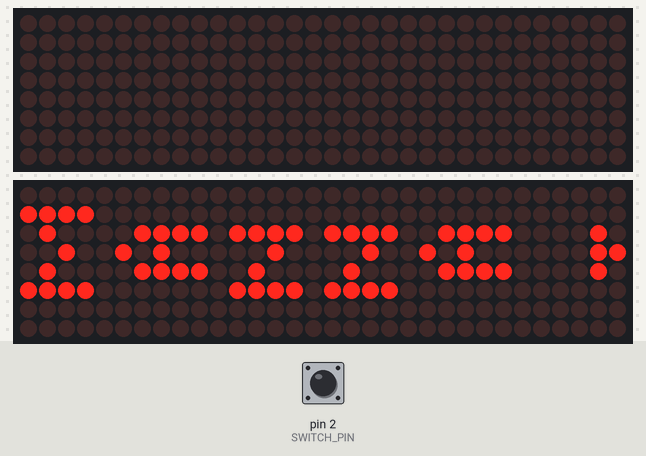
Simulated run of this sketch. Board: Arduino Uno, built with avr-gcc and run on an emulated ATmega328P. On the bench: 2 × 32×8 LED matrix. The test bench sets the inputs (shaded band); at power-on: pin 2 (SWITCH_PIN) HIGH. What the sketch prints to the serial monitor is not drawn.

Above: at 2.2 s.
2.3 s: pin 2 (SWITCH_PIN) pulsed LOW 2 times (0.12 s each, 0.3 s apart)
At 5.1 s:
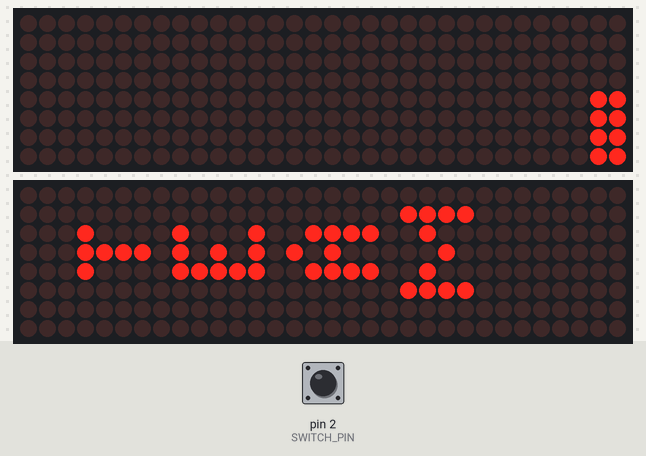
5.2 s: pin 2 (SWITCH_PIN) pulled LOW for 3.2 s
At 8.92 s:
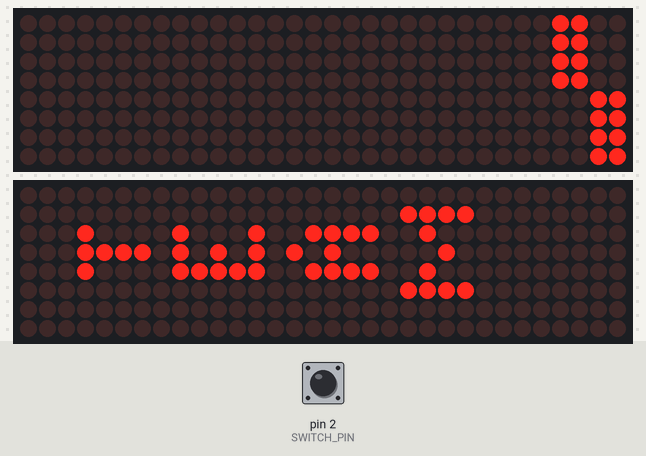
9.0 s: pin 2 (SWITCH_PIN) pulled LOW for 0.15 s
At 12.5 s:
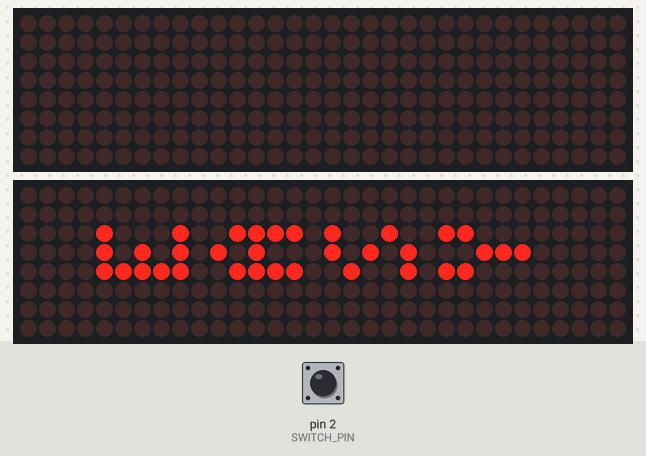
12.7 s: pin 2 (SWITCH_PIN) pulled LOW for 0.15 s
At 14.5 s:
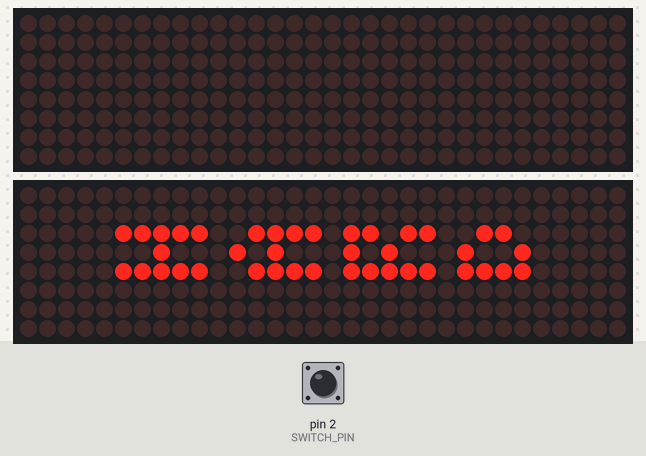
Timing chart, 0 to 15.8 s (numbered marks = the images above; inputs shaded):
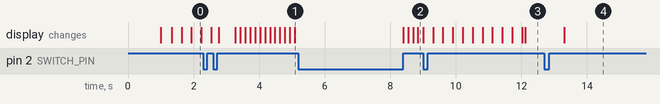

The sketch:

StackerGame.ino
```cpp
//Código original obtido de AdaaamB, modificado para melhor apresentação.
//Necessita da Font5x3.h para ser utilizado

#include <MD_MAX72xx.h>
#include <MD_Parola.h>
#include <SPI.h>
#include <OneButton.h>
#include "Font5x3.h"

// Use a button to transfer between transformations or just do it on a timer basis
#define USE_SWITCH_INPUT  1
#define SWITCH_PIN  2 // switch pin if enabled - active LOW
OneButton button(2, true); // escolher qual será o pino do botão

// We always wait a bit between updates of the display
static int DELAYTIME = 150;  // in milliseconds

// Define the number of devices we have in the chain and the hardware interface
#define HARDWARE_TYPE MD_MAX72XX::ICSTATION_HW
#define MAX_DEVICES   4
#define CLK_PIN   13  // or SCK
#define DATA_PIN  11  // or MOSI
#define CS_PIN    10  // or SS

//int difficulty = 0;

int dir = 1, prevX = 0, curX = 0, curY = 0, difficulty = 0, len = 3, prevLen = 3, inProgress = 0, isStart = 1, btnActive = 1, btnDelay = 300, verifica = 1;
uint32_t btnLimit = 0;
boolean btnLastState = HIGH;

MD_MAX72XX mx = MD_MAX72XX(HARDWARE_TYPE, CS_PIN, MAX_DEVICES);
MD_Parola P = MD_Parola(HARDWARE_TYPE, CS_PIN, MAX_DEVICES);

void doStacker()
{
  static uint32_t lastTime = 0;
  if (millis() - lastTime >= DELAYTIME)
  {
    if (curX == 0 || curX == 7 + len - 1) dir = !dir; //if almost off the board, reverse the direction.
    curX = (dir == 0) ? curX + 1 : curX - 1; //if dir is 0, move right, else move left.
    int removePoint = (dir == 0) ? curX - len : curX + 1; //set removePoint to remove trailing point depending on direction.
    mx.setPoint(removePoint, curY, false); //remove the trail.
    mx.setPoint(removePoint, curY + 1, false);

    for (int i = 0; i < len; i++) { //repeat for len to make the trail.
      mx.setPoint(curX - i, curY, true); //turn the point on.
      mx.setPoint(curX - i, curY + 1, true);
    }

    lastTime = millis();
    verifica = 1;
  }
}

void hitButton() {
  if (isStart) { //if it's the first button press of the game.
    if (curX > 7) { //if curX is off the left side of the screen.
      len = abs(len - (curX - 7)); //set len to be the current len minus the difference between curX and 7.
      curX = curX - (curX - 7); //set curX to be curX minus the difference between curX and 7.
    } else if (curX < 2) { //if curX is less than 2, at least 1 point is off the right side of the screen.
      len = (curX == 0) ? 1 : 2; //if curX is 0, set length to be 1, else set it to be 2.
    }
    prevX = curX; //set prevX so no more calculations are done.
    isStart = 0; //no longer the first button press of the game.
  }

  if (prevX != curX && prevX - prevLen != curX - len) { //if prevX and curX are different, or if prevX - prevLen are different to curX - len -- this is for when we do len--.
    len = (prevX < curX) ? len - abs(curX - prevX) : prevLen - abs(curX - prevX); //set len to be current len or prevLen depending on overhang direction minus the difference between curX and prevX.
    for (int i = 0; i < abs(curX - prevX); i++) { //iterate i for the difference between curX and prevX to remove 1 or 2 points.
      int j = (prevX < curX) ? curX - i : curX - len - i; //if overhang left, remove curX, else remove curX - len - i.
      mx.setPoint(j, curY, false); //remove overhang.
      mx.setPoint(j, curY + 1, false);
    }
    if (len > 0) doFall((prevX < curX) ? curX : curX - len, curY, abs(curX - prevX)); //animate falling with either curX or curX - len depending on overhang direction, curY value and length of points fallen.
    if (len < 1) { reset(0); difficulty = 0; return; } //invoke reset with win = 0. return to stop further code in this method.
    if (prevX < curX) curX = curX - abs(curX - prevX); //this does something about keeping X correct as the tower gets smaller ######## to rewrite

  }

  prevX = curX; //set prevX to curX for next comparison.
  if (curY + 2 == 32) { reset(1); return; } //invoke reset with win = 1. return to stop further code in this method.

  prevLen = len; //set prevLen to len for next comparison.
  //if (curY == 8 && len == 3) len--; //if len is still 3 after curY is 5th button press, remove one from len.
  //if (curY == 18 && len == 2) len--; //if len is still 2 after curY is 10th button press, remove one from len.

  curY += 2;
  DELAYTIME -= (difficulty) ? 8 : 5;
  btnActive = 1;
}

void doFall(int x, int y, int l) { //animate falling, x coord, y coord and length.
  bool removeIt = false;
  if (l == 2) x--; //remove 1 from x if l is 2, as for some reason it has the wrong value.
  for (int i = y; i > -1; i--) { //repeat until y is off the board.
    removeIt = false; //reset removeIt to false to determine whether to perform the setPoint false.
    for (int j = x; j < x + l; j++) { //repeat for length of points to fall, will be either 1 or 2.
      if (!mx.getPoint(j, i)) { //if the point isn't already lit.
        mx.setPoint(j, i, true); //light the point.
        removeIt = true; //set removeIt to true to turn off the point later.
      }
    }
    delay(70);
    for (int j = x; j < x + l; j++) if (removeIt) mx.setPoint(j, i, false); //repeat for length of points to fall, turn off the point if it was lit in this method (removeIt val).
  }
}

void reset(int win) {
  if (win) {
    for (int i = 0; i < 15; i++) { flash_every_other(); }
    for (int i = 0; i < 4; i++) {
      P.print("WINNER");
      delay(500);
      mx.clear();
      delay(500);
    }
    mx.clear();
  } else {
    for (int i = 0; i < 4; i++) { //repeat 4 times to point flash on and off.
      for (int j = 0; j < prevLen; j++) { //repeat for prevLen to flash 1, 2 or 3 points.
       mx.setPoint(curX - j, curY, true); //turn the point on.
       mx.setPoint(curX - j, curY + 1, true);
      }
       delay(300);
      for (int j = 0; j < prevLen; j++) { //repeat for prevLen to flash 1, 2 or 3 points.
       mx.setPoint(curX - j, curY, false); //turn the point off.
       mx.setPoint(curX - j, curY + 1, false);
      }
       delay(300);
    }
  }

  dir = 1; prevX = 0; curX = 0; curY = 0; len = 3; prevLen = 3; inProgress = 0; isStart = 1; btnActive = 1; btnLimit = 0; DELAYTIME = 150; //reset variables.
  mx.clear();
}

void setup()
{
  button.attachDoubleClick(doubleClick); //link the function to be called on a doubleclick event.
  button.attachClick(singleClick); //link the function to be called on a singleclick event.

  mx.begin();
  pinMode(SWITCH_PIN, INPUT_PULLUP);
  Serial.begin(57600);
  Serial.println("STACKER");
  P.begin();
  P.setFont(StackerFont);
  P.setTextAlignment(PA_CENTER);
  P.print("STACKR");
  delay(1000);
  mx.clear();
  scrollText("MANNA TEAM");

}

void scrollText(char curMessage[75]) {
  P.displayClear();
  P.displayScroll(curMessage, PA_CENTER, PA_SCROLL_LEFT, 30);
}

void loop()
{
  if (inProgress) {
    if (digitalRead(SWITCH_PIN) == HIGH){
       doStacker();
    }

    if (digitalRead(SWITCH_PIN) == LOW && btnActive && millis() > btnLimit && verifica == 1) {
      verifica = 0;
      btnActive = 0;
      btnLimit = millis() + btnDelay;
      hitButton();
    }
  } else {
    if (isStart) {
      if (P.displayAnimate()) {
        mx.clear();
        P.setFont(StackerFont);
        P.print("EASY");
        isStart = 0;
        verifica = 0;
      }
    }
    button.tick(); //check the status of the button for OneButton
  }
}

void singleClick() {
  P.print((difficulty) ? "EASY" : "HARD");
  difficulty = !difficulty;
}

void doubleClick() {
  inProgress = 1;
  isStart = 1;
  mx.clear();
  btnLimit = millis() + btnDelay;
  delay(500);
  len = (difficulty) ? 3 : 4;
}

void flash_every_other(){
  for(int a = 0; a < 4; a++) {
    for (int i = 0; i < 8; i+=2){
     mx.setRow(a, i,170);
     mx.setRow(a, i + 1, 85);
    }
  }

  delay(50);
  mx.clear();

   for(int a = 0; a < 4; a++) {
    for (int i = 0; i < 8; i+=2){
     mx.setRow(a, i, 85);
     mx.setRow(a, i + 1 ,170);
    }
  }

  delay(50);
  mx.clear();
}
```

Source omitted: Font5x3.h (data table, 3460 bytes)

Measured:
- after the input at 5.2 s, the display: first changes after 3.2 s (image 2 shows a later state)
- after the input at 12.7 s, the display: changes after 0.60 s (image 4)
